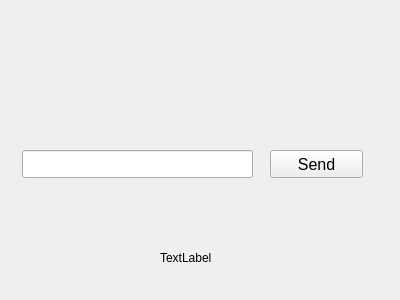
<?xml version="1.0" encoding="UTF-8"?>
<ui version="4.0">
 <class>QuizQuestionDisplay</class>
 <widget class="QWidget" name="QuizQuestionDisplay">
  <property name="geometry">
   <rect>
    <x>0</x>
    <y>0</y>
    <width>400</width>
    <height>300</height>
   </rect>
  </property>
  <property name="windowTitle">
   <string>HodayMathQuiz</string>
  </property>
  <widget class="QPushButton" name="pushButton">
   <property name="geometry">
    <rect>
     <x>270</x>
     <y>150</y>
     <width>93</width>
     <height>28</height>
    </rect>
   </property>
   <property name="font">
    <font>
     <pointsize>12</pointsize>
    </font>
   </property>
   <property name="text">
    <string>Send</string>
   </property>
  </widget>
  <widget class="QLabel" name="labelMathProblem">
   <property name="geometry">
    <rect>
     <x>100</x>
     <y>80</y>
     <width>181</width>
     <height>51</height>
    </rect>
   </property>
   <property name="font">
    <font>
     <pointsize>19</pointsize>
    </font>
   </property>
   <property name="text">
    <string/>
   </property>
  </widget>
  <widget class="QLineEdit" name="lineEditInput">
   <property name="geometry">
    <rect>
     <x>22</x>
     <y>150</y>
     <width>231</width>
     <height>28</height>
    </rect>
   </property>
   <property name="sizePolicy">
    <sizepolicy hsizetype="Maximum" vsizetype="Fixed">
     <horstretch>0</horstretch>
     <verstretch>0</verstretch>
    </sizepolicy>
   </property>
   <property name="font">
    <font>
     <pointsize>12</pointsize>
    </font>
   </property>
  </widget>
  <widget class="QLabel" name="labelResult">
   <property name="geometry">
    <rect>
     <x>140</x>
     <y>200</y>
     <width>91</width>
     <height>21</height>
    </rect>
   </property>
   <property name="text">
    <string/>
   </property>
  </widget>
  <widget class="QLabel" name="labelScore">
   <property name="geometry">
    <rect>
     <x>160</x>
     <y>250</y>
     <width>53</width>
     <height>16</height>
    </rect>
   </property>
   <property name="text">
    <string>TextLabel</string>
   </property>
  </widget>
 </widget>
 <layoutdefault spacing="6" margin="11"/>
 <tabstops>
  <tabstop>lineEditInput</tabstop>
  <tabstop>pushButton</tabstop>
 </tabstops>
 <resources/>
 <connections/>
</ui>
